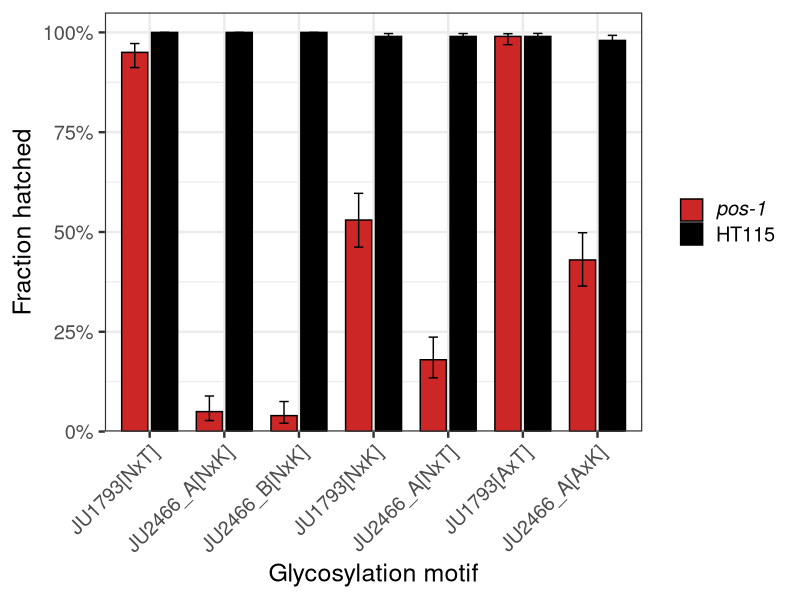
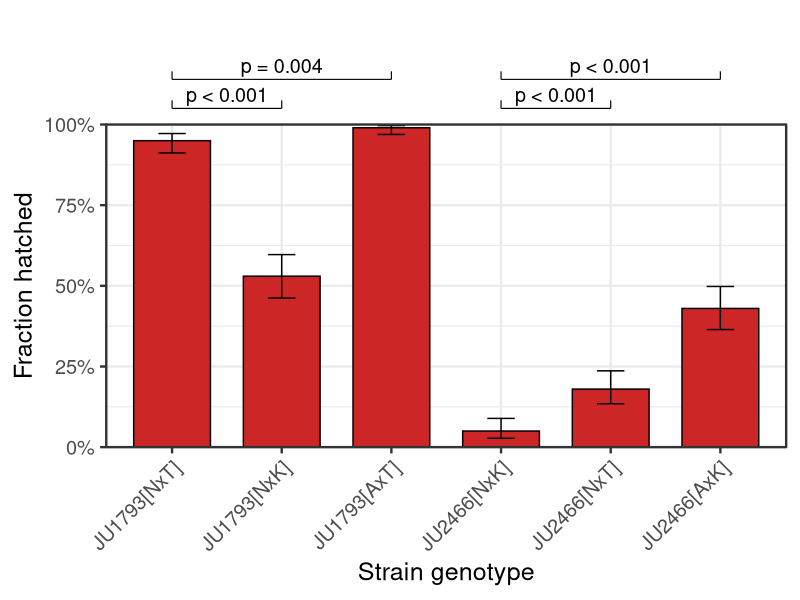
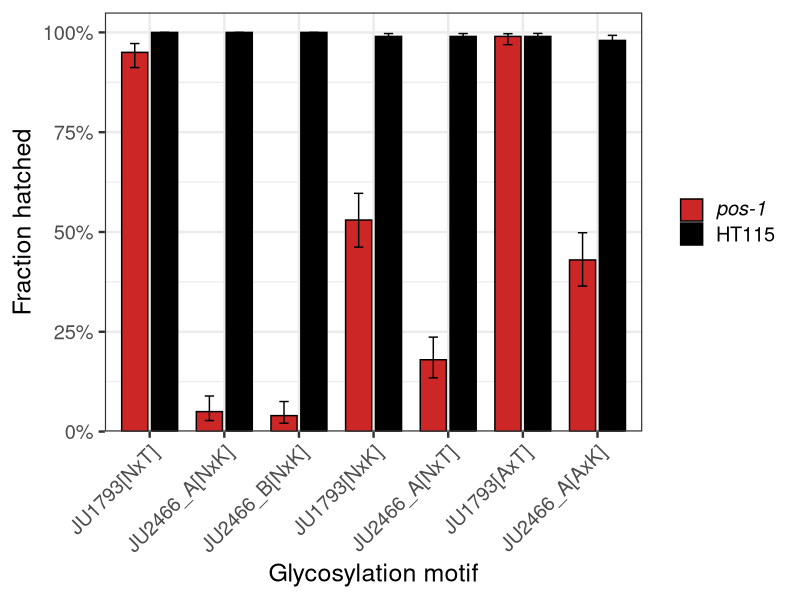
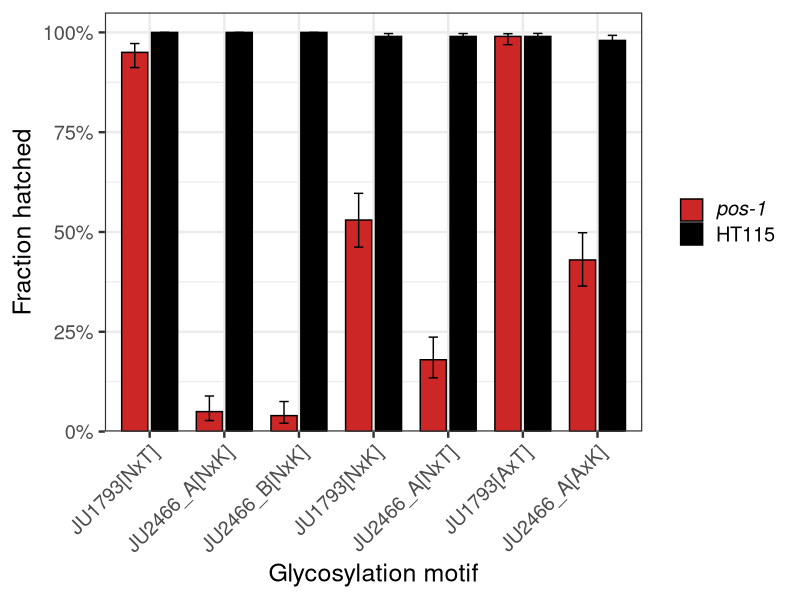
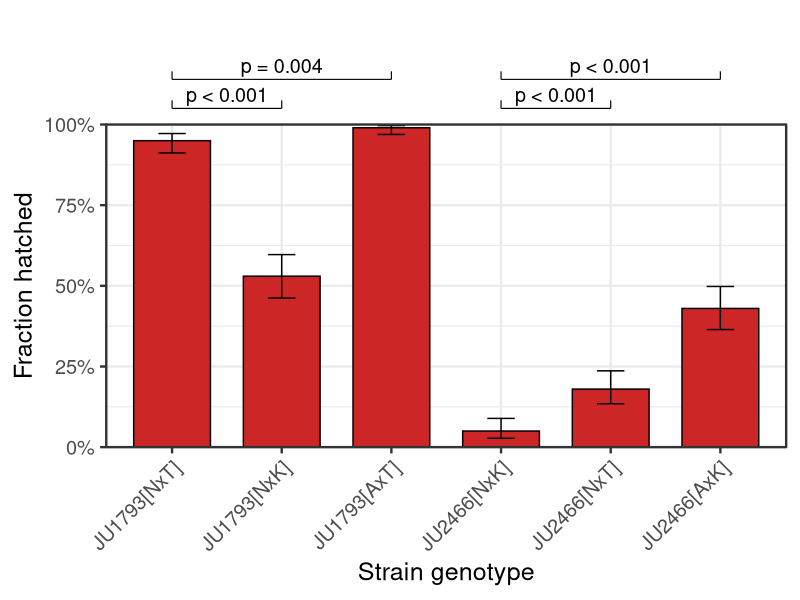
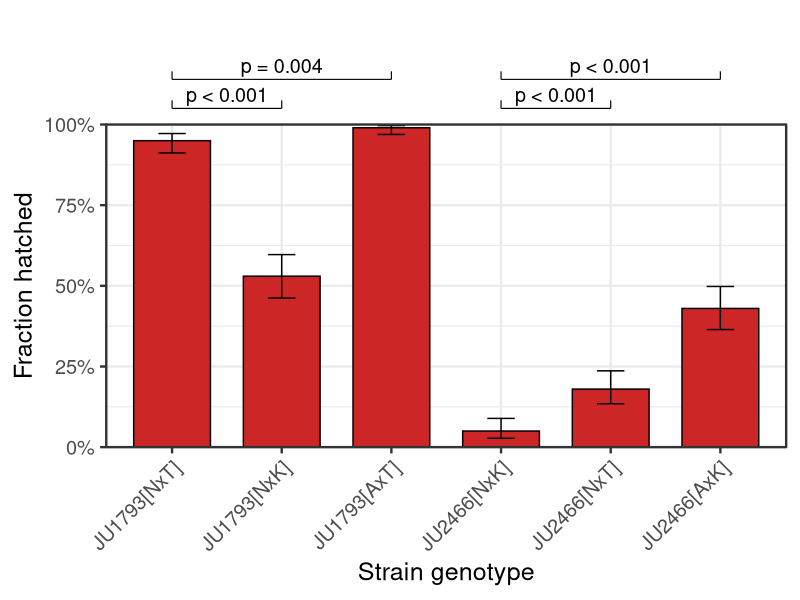

Here is the R script that generated these plots, in order:
library(tidyverse)

# Read data
df <- read_csv("../data/plate_rnai_phenotyping/20260409_ju2466swap_plus_N2A_swap.csv")

# Compute 95% Wilson score confidence intervals for binomial proportions
# n_hatched = n_plated - n_unhatched, n = n_plated
z <- qnorm(0.975)

df <- df %>%
  mutate(
    n_hatched = n_plated - n_unhatched,
    p = fraction_hatched,
    # Wilson score interval
    ci_lo = (p + z^2 / (2 * n_plated) - z * sqrt(p * (1 - p) / n_plated + z^2 / (4 * n_plated^2))) /
      (1 + z^2 / n_plated),
    ci_hi = (p + z^2 / (2 * n_plated) + z * sqrt(p * (1 - p) / n_plated + z^2 / (4 * n_plated^2))) /
      (1 + z^2 / n_plated),
    ci_lo = pmax(ci_lo, 0),
    ci_hi = pmin(ci_hi, 1)
  )

# Set factor levels to preserve row order for x-axis
motif_order <- unique(df$`glycosylation motif`)
df <- df %>%
  mutate(
    `glycosylation motif` = factor(`glycosylation motif`, levels = motif_order),
    condition = factor(condition, levels = c("pos", "ht115"))
  )

# Plot
p <- ggplot(df, aes(x = `glycosylation motif`, y = fraction_hatched,
                    fill = condition, group = condition)) +
  geom_col(
    aes(color = condition),
    position = position_dodge(width = 0.8),
    width = 0.7,
    color = "black"
  ) +
  geom_errorbar(
    aes(ymin = ci_lo, ymax = ci_hi),
    position = position_dodge(width = 0.8),
    width = 0.25,
    color = "black",
    linewidth = 0.5
  ) +
  scale_fill_manual(
    values = c("pos" = "firebrick3", "ht115" = "black"),
    labels = c("pos" = expression(italic("pos-1")), "ht115" = "HT115"),
    name = "Condition"
  ) +
  scale_y_continuous(
    limits = c(0, 1.05),
    expand = c(0, 0),
    labels = scales::percent_format(accuracy = 1)
  ) +
  labs(
    x = "Glycosylation motif",
    y = "Fraction hatched"
  ) +
  theme_bw(18) +
  theme(
    axis.text.x = element_text(angle = 45, hjust = 1),
    legend.title = element_blank()
  )

print(p)

ggsave("../plots/Figure4.pdf", p, width = 10, height = 6)
ggsave("../plots/Figure4.png", p, width = 10, height = 6, dpi = 300)

# --- Figure 4 clean: pos-1 RNAi only, pairwise significance tests ---

df_pos <- df %>%
  filter(condition == "pos", strain != "JU2466_B") %>%
  mutate(`glycosylation motif` = str_replace(`glycosylation motif`, "_A", ""))

# Group JU1793 backgrounds together, then JU2466 backgrounds
motif_levels_clean <- c("JU1793[NxT]", "JU1793[NxK]", "JU1793[AxT]",
                        "JU2466[NxK]", "JU2466[NxT]", "JU2466[AxK]")

df_pos <- df_pos %>%
  mutate(`glycosylation motif` = factor(`glycosylation motif`, levels = motif_levels_clean))

# Fisher's exact test for two strains (count data: hatched vs unhatched)
run_fisher <- function(s1, s2) {
  d1 <- df_pos %>% filter(strain == s1)
  d2 <- df_pos %>% filter(strain == s2)
  mat <- matrix(c(d1$n_hatched, d1$n_unhatched,
                  d2$n_hatched, d2$n_unhatched),
                nrow = 2, byrow = TRUE)
  fisher.test(mat)$p.value
}

fmt_p <- function(p) {
  if (p < 0.001) "p < 0.001"
  else if (p < 0.01) sprintf("p = %.3f", p)
  else sprintf("p = %.3f", p)
}

# Comparisons: strain names map to x-axis positions in motif_levels_clean
comparisons <- tibble(
  s1      = c("JU1793",   "JU1793",   "JU2466_A", "JU2466_A"),
  s2      = c("wSZ200",   "wSZ207",   "wSZ206",   "wSZ208"),
  x1      = c(1,          1,          4,          4),
  x2      = c(2,          3,          5,          6),
  y_level = c(1,          2,          1,          2)
) %>%
  rowwise() %>%
  mutate(pval  = run_fisher(s1, s2),
         label = fmt_p(pval)) %>%
  ungroup()

# Bracket geometry parameters
y_base  <- 1.05
y_step  <- 0.09
tip_len <- 0.025

bracket_segs <- comparisons %>%
  mutate(yb = y_base + (y_level - 1) * y_step,
         yt = yb + tip_len) %>%
  rowwise() %>%
  reframe(
    x    = c(x1, x1, x2),
    xend = c(x2, x1, x2),
    y    = c(yb, yb, yb),
    yend = c(yb, yt, yt)
  )

bracket_text <- comparisons %>%
  mutate(
    x     = (x1 + x2) / 2,
    y     = y_base + (y_level - 1) * y_step + tip_len + 0.018
  )

p_clean <- ggplot(df_pos, aes(x = `glycosylation motif`, y = fraction_hatched)) +
  geom_col(fill = "firebrick3", color = "black", width = 0.7) +
  geom_errorbar(aes(ymin = ci_lo, ymax = ci_hi),
                width = 0.25, color = "black", linewidth = 0.5) +
  geom_segment(data = bracket_segs,
               aes(x = x, xend = xend, y = y, yend = yend),
               inherit.aes = FALSE, linewidth = 0.4) +
  geom_text(data = bracket_text,
            aes(x = x, y = y, label = label),
            inherit.aes = FALSE, size = 5) +
  scale_y_continuous(
    expand = c(0, 0),
    labels = scales::percent_format(accuracy = 1)
  ) +
  coord_cartesian(ylim = c(0, 1), clip = "off") +
  labs(x = "Strain genotype", y = "Fraction hatched") +
  theme_bw(18) +
  theme(
    axis.text.x = element_text(angle = 45, hjust = 1),
    plot.margin = margin(t = 90, r = 10, b = 10, l = 10, unit = "pt")
  )

print(p_clean)

ggsave("../plots/Figure4_clean.pdf", p_clean, width = 10, height = 7)
ggsave("../plots/Figure4_clean.png", p_clean, width = 10, height = 7, dpi = 300)
